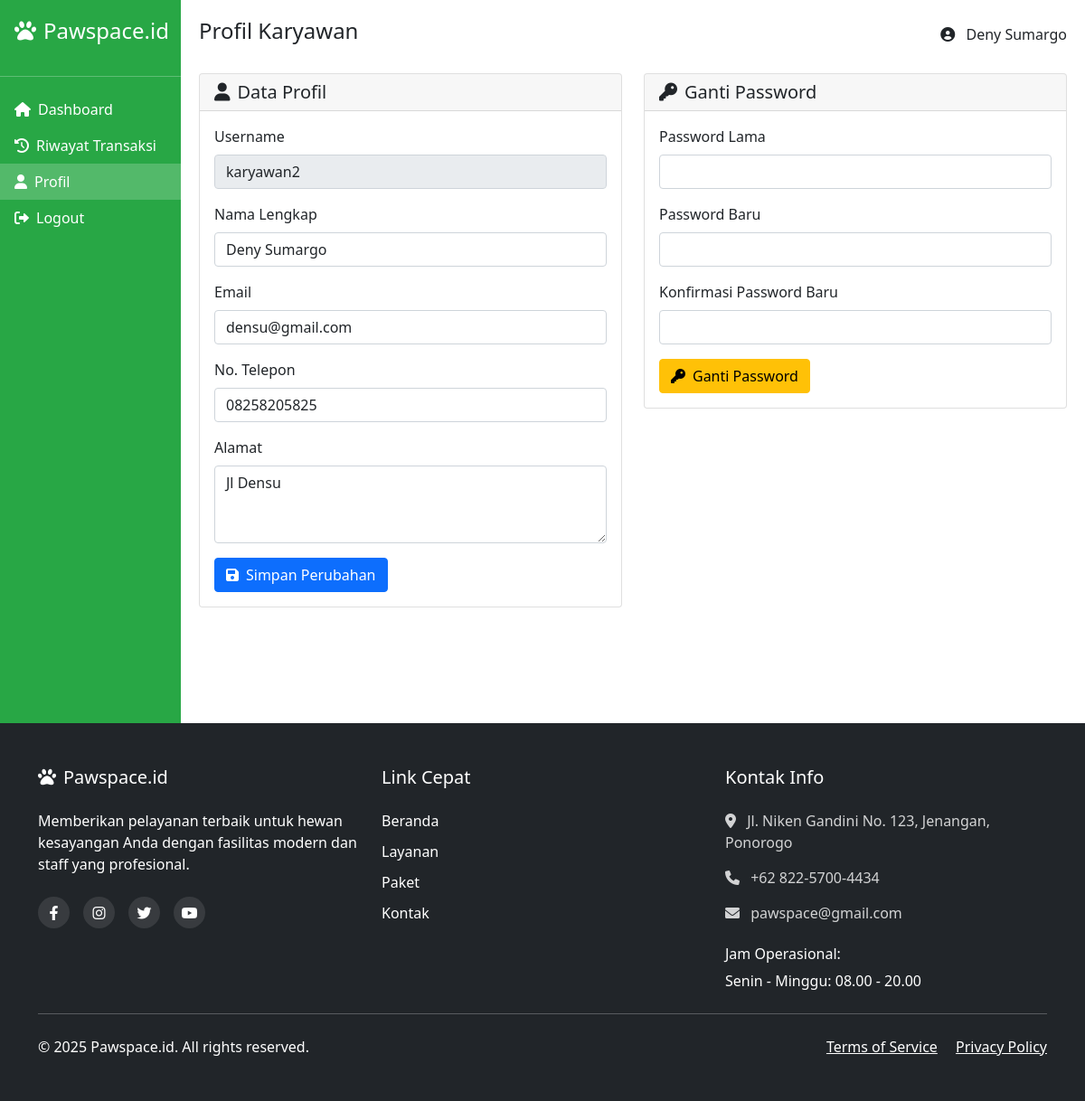
/karyawan/profil.php (signed in), run on the app's committed database.
### tables this page shows
CREATE TABLE `karyawan` (
  `id_karyawan` int NOT NULL,
  `username` varchar(50) NOT NULL,
  `password` varchar(255) NOT NULL,
  `nama_lengkap` varchar(100) NOT NULL,
  `email` varchar(100) NOT NULL,
  `no_telp` varchar(15) DEFAULT NULL,
  `alamat` text,
  `status` enum('aktif','nonaktif') DEFAULT 'aktif',
  `created_at` timestamp NOT NULL DEFAULT CURRENT_TIMESTAMP
);

### karyawan/profil.php (the view, shortened to what this page needs)
<?php
include 'header.php';
$query = "SELECT * FROM karyawan WHERE id_karyawan = ?";
$stmt = mysqli_prepare($conn, $query);
mysqli_stmt_bind_param($stmt, "i", $_SESSION['karyawan_id']);
mysqli_stmt_execute($stmt);
$result = mysqli_stmt_get_result($stmt);
$karyawan = mysqli_fetch_assoc($result);
?>
<div class="row">
    <div class="col-md-6">
        <div class="card mb-4">
            <div class="card-header">
                <h5 class="card-title mb-0"><i class="fas fa-user me-2"></i>Data Profil</h5>
            </div>
            <div class="card-body">
                <form action="proses_edit_profil.php" method="POST">
                    <div class="mb-3">
                        <label class="form-label">Username</label>
                        <input type="text" class="form-control" value="<?php echo $karyawan['username']; ?>" readonly>
                    </div>
                    <div class="mb-3">
                        <label class="form-label">Nama Lengkap</label>
                        <input type="text" class="form-control" name="nama_lengkap" value="<?php echo $karyawan['nama_lengkap']; ?>" required>
                    </div>
                    <div class="mb-3">
                        <label class="form-label">Email</label>
                        <input type="email" class="form-control" name="email" value="<?php echo $karyawan['email']; ?>" required>
                    </div>
                    <div class="mb-3">
                        <label class="form-label">No. Telepon</label>
                        <input type="text" class="form-control" name="no_telp" value="<?php echo $karyawan['no_telp']; ?>">
                    </div>
                    <div class="mb-3">
                        <label class="form-label">Alamat</label>
                        <textarea class="form-control" name="alamat" rows="3"><?php echo $karyawan['alamat']; ?></textarea>
                    </div>
                    <button type="submit" class="btn btn-primary">
                        <i class="fas fa-save me-2"></i>Simpan Perubahan
                    </button>
                </form>
            </div>
        </div>
    </div>
    <div class="col-md-6">
        <div class="card">
            <div class="card-header">
                <h5 class="card-title mb-0"><i class="fas fa-key me-2"></i>Ganti Password</h5>
            </div>
            <div class="card-body">
                <form action="proses_ganti_password.php" method="POST">
                    <div class="mb-3">
                        <label class="form-label">Password Lama</label>
                        <input type="password" class="form-control" name="password_lama" required>
                    </div>
                    <div class="mb-3">
                        <label class="form-label">Password Baru</label>
                        <input type="password" class="form-control" name="password_baru" required>
                    </div>
                    <div class="mb-3">
                        <label class="form-label">Konfirmasi Password Baru</label>
                        <input type="password" class="form-control" name="konfirmasi_password" required>
                    </div>
                    <button type="submit" class="btn btn-warning">
                        <i class="fas fa-key me-2"></i>Ganti Password
                    </button>
                </form>
            </div>
        </div>
    </div>
</div>
<?php include 'footer.php'; ?>

### data on the page
karyawan: username "karyawan2", nama_lengkap "Deny Sumargo", email "densu@gmail.com", no_telp "08258205825", alamat "Jl Densu"

### other printed values
$page_title "Profil Karyawan"
$_SESSION['karyawan_nama'] "Deny Sumargo"
